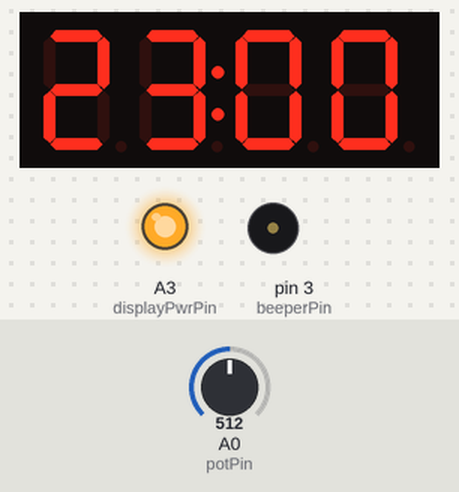
Bench run of a sketch on a simulated Arduino Uno, built with avr-gcc and run on an emulated ATmega328P. Shown: 4-digit seven-segment display, output pins drawn as LEDs (lit = HIGH), buzzer (waves = sounding, pin HIGH). Wiring (inferred from the names in the program): TM1637 display: clock pin 11; DIO pin 10. The inputs (shaded band) are chosen by the test bench; at power-on: A0 (potPin) = 512. Pins used as bus, display or sensor lines are not drawn.

Above: at 11.3 s.
At 14.3 s:
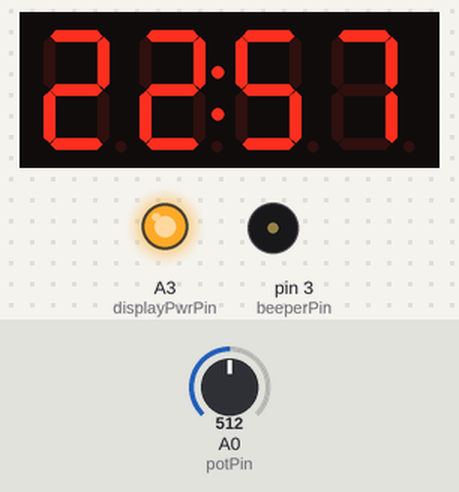
At 17.3 s:
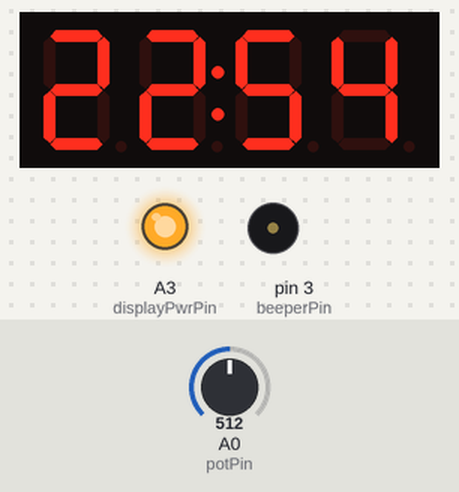
At 24.3 s:
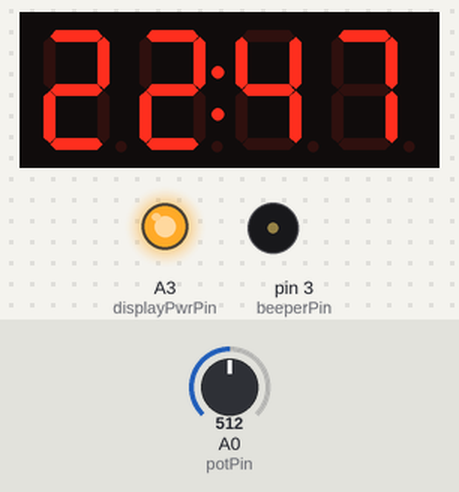
At 31.4 s:
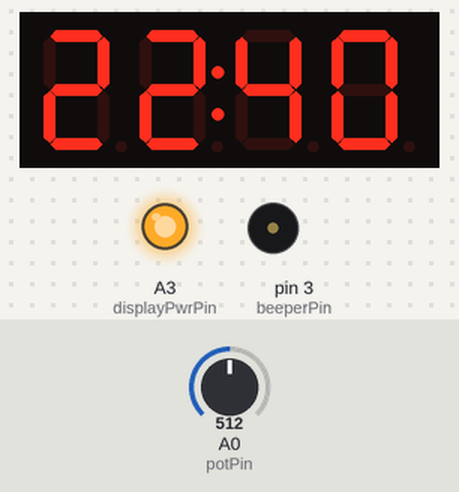
At 38.4 s:
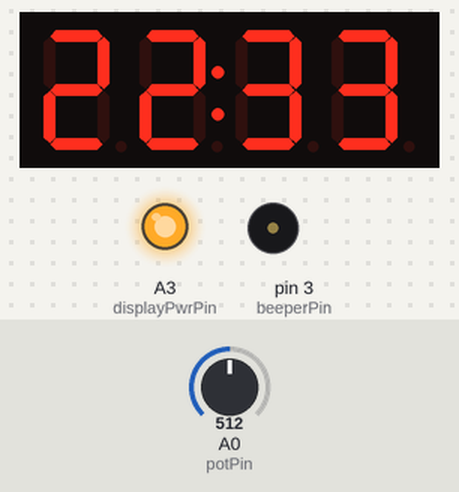

The sketch:

Timer.ino
```cpp
// (licence header left out)
#include "SevenSegmentTM1637.h"
#include "SevenSegmentExtended.h"
#include <avr/interrupt.h>
#include <avr/power.h>
#include <avr/sleep.h>

const int beeperPin = 3; //defines pin the beeper is connected to.
const int buttonPin = 2; // defines where the N/O button is connected
const int potPin = A0; // analogue input from pot
const int potPower = 13; // used to switch power on to the pot
const int displayPwrPin = A3; // defines the pin used to connect power to the display
boolean timerFlag; // false when timer has expired
int seconds; // no of seconds
const byte PIN_CLK = 11;   // define CLK pin for LED "lightube"
const byte PIN_DIO = 10;   // define DIO pin for LED "lightube"
SevenSegmentExtended      display(PIN_CLK, PIN_DIO);
long oldMillis;

void setup()
{
  pinMode (beeperPin, OUTPUT);
  pinMode (displayPwrPin, OUTPUT);
  digitalWrite(displayPwrPin,HIGH); // switch power on to the display
  digitalWrite (beeperPin, LOW);
  pinMode (buttonPin, INPUT_PULLUP);
  pinMode (potPower, OUTPUT);
  digitalWrite (potPower, LOW);
  display.begin();            // initializes the display
  display.setBacklight(100);  // set the brightness to 100 %
  delay(1000);
  setTimerVal ();
}

void loop()
{
  if (!timerFlag) {
    sleep ();
  }
  for (; seconds >= 0; seconds--) {
    updateDisplay ();
    while (millis() <= (oldMillis + 1000));
    oldMillis = millis();
  }
  timerFlag = false;
}

void setTimerVal () {
  digitalWrite (potPower, HIGH); // switch power to pot.
  for (long x = 0; x < 100; x++) {
    int timerMinutes = analogRead(potPin);
    timerMinutes = map( timerMinutes, 0, 1000 , 1 , 45);
    seconds = timerMinutes * 60;
    updateDisplay();
  }
  timerFlag = true;
  digitalWrite (potPower, LOW); //done with the pot, so switch it off
  oldMillis = millis();
}

void sleep() {
  attachInterrupt(0, buttonPin, LOW);   // Set pin 2 as interrupt and attach handler
  for (int x = 0; x < 6; x++) { // bleep 6 times
    digitalWrite (beeperPin, HIGH);
    delay (250);
    digitalWrite (beeperPin, LOW);
    display.setBacklight(0);
    delay (250);
    display.setBacklight(100);
  }
  delay (5000);
  digitalWrite (displayPwrPin, LOW); // switch off power to display
  delay (100);
  set_sleep_mode(SLEEP_MODE_PWR_DOWN); //set sleep mode
  sleep_enable(); // enable sleep
  sleep_mode(); // and ZzZzZzZz....    //
  sleep_disable();
  digitalWrite (displayPwrPin, HIGH); // switch on power to display
  display.begin();            // initializes the display
  display.setBacklight(100);  // set the brightness to 100 %
  setTimerVal ();
}

void updateDisplay () { // update the LED display
  byte minutes = seconds / 60;
  byte displaySeconds = seconds % 60;
  display.printTime(minutes, displaySeconds, true);
}


/*
   Copyright (c) 2017 Andrew Doswell

   Permission is hereby granted, free of charge, to any person obtaining a copy
   of this software and associated documentation files (the "Software"), to deal
   in the Software without restriction, including without limitation the rights
   to use, copy, modify, merge, publish, distribute and sublicense
   copies of the Software, and to permit persons to whom the Software is
   furnished to do so, subject to the following conditions:

   The above copyright notice and this permission notice shall be included in
   all copies or substantial portions of the Software.

   Any commercial use is prohibited without prior arrangement.

   THE SOFTWARE IS PROVIDED "AS IS", WITHOUT WARRANTY OF ANY KIND, EXPRESS OR
   IMPLIED, INCLUDING BUT NOT LIMITED TO THE WARRANTIES OF MERCHANTABILITY,
   FITNESS FOR A PARTICULAR PURPOSE AND NONINFRINGEMENT. IN NO EVENT SHALL THE
   AUTHOR(S) OR COPYRIGHT HOLDER(S) BE LIABLE FOR ANY CLAIM, DAMAGES OR OTHER
   LIABILITY, WHETHER IN AN ACTION OF CONTRACT, TORT OR OTHERWISE, ARISING FROM,
   OUT OF OR IN CONNECTION WITH THE SOFTWARE OR THE USE OR OTHER DEALINGS IN
   THE SOFTWARE.
*/
```

SevenSegmentExtended.h
```cpp
// (licence header left out)
#ifndef SevenSegmentExtended_H
#define SevenSegmentExtended_H

#if ARDUINO >= 100
 #include <Arduino.h>
#else
 #include <WProgram.h>
#endif

#include "SevenSegmentTM1637.h"

class SevenSegmentExtended : public SevenSegmentTM1637 {

public:
SevenSegmentExtended(uint8_t pinClk, uint8_t pinDIO);
/* Prints given time to the display
@param [in] hour        hours or minutes
@param [in] min         minutes or seconds
*/
void    printTime(uint8_t hour, uint8_t min, bool blink = false);
/* Prints given time to the display
@param [in] t           time given as an int, e.g. 1643 prints 16:43
*/
void    printTime(uint16_t t, bool blink);
/* Print two one or two digit numbers to the display
* Prints a number to the left and right of the display
*
@param [in] leftCounter   the number on the left side of the display
@param [in] rightcounter  the numnber on the right side of the display
@param [in] zeroPadding   optional: pad counters with zero
*/
void    printDualCounter(int8_t leftCounter, int8_t rightCounter, bool zeroPadding = false);

};
#endif
```

Source omitted: SevenSegmentTM1637.h (19784 bytes)

Measured:
- what the display in image 0 shows lasts 0.9 s, from 11.3 s to 12.2 s
